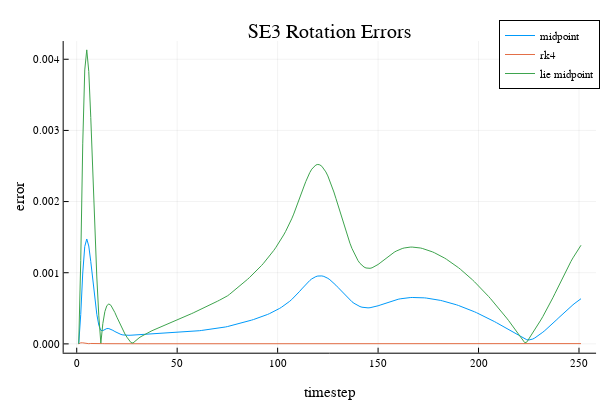

The cell this chart's notebook holds for it:
### Code cell
plot(err_rot_mid,label = "midpoint")
plot!(err_rot_rk4, label = "rk4")
plot!(err_rot_lie, label = "lie midpoint")
xlabel!("timestep")
ylabel!("error")
title!("SE3 Rotation Errors")

### Figure 1 — Plotly figure (JSON) as saved in the notebook; plotly's stock layout.template omitted (floating-point values rounded to 4 significant figures; data arrays with more than 128 entries replaced by an {"elided": "..."} marker saying what was removed)
{"data": [{"colorbar": {"title": ""}, "legendgroup": "midpoint", "line": {"color": "rgba(0, 154, 250, 1.000)", "dash": "solid", "shape": "linear", "width": 1}, "mode": "lines", "name": "midpoint", "showlegend": true, "type": "scatter", "x": {"elided": "251 int values"}, "xaxis": "x", "y": {"elided": "251 float values"}, "yaxis": "y", "zmax": null, "zmin": null}, {"colorbar": {"title": ""}, "legendgroup": "rk4", "line": {"color": "rgba(227, 111, 71, 1.000)", "dash": "solid", "shape": "linear", "width": 1}, "mode": "lines", "name": "rk4", "showlegend": true, "type": "scatter", "x": {"elided": "251 int values"}, "xaxis": "x", "y": {"elided": "251 float values"}, "yaxis": "y", "zmax": null, "zmin": null}, {"colorbar": {"title": ""}, "legendgroup": "lie midpoint", "line": {"color": "rgba(62, 164, 78, 1.000)", "dash": "solid", "shape": "linear", "width": 1}, "mode": "lines", "name": "lie midpoint", "showlegend": true, "type": "scatter", "x": {"elided": "251 int values"}, "xaxis": "x", "y": {"elided": "251 float values"}, "yaxis": "y", "zmax": null, "zmin": null}], "layout": {"annotations": [{"font": {"color": "rgba(0, 0, 0, 1.000)", "family": "sans-serif", "size": 20}, "rotation": 0, "showarrow": false, "text": "SE3 Rotation Errors", "x": 0.5498, "xanchor": "center", "xref": "paper", "y": 1, "yanchor": "top", "yref": "paper"}], "height": 400, "legend": {"bgcolor": "rgba(255, 255, 255, 1.000)", "bordercolor": "rgba(0, 0, 0, 1.000)", "borderwidth": 1, "font": {"color": "rgba(0, 0, 0, 1.000)", "family": "sans-serif", "size": 11}, "title": {"font": {"color": "rgba(0, 0, 0, 1.000)", "family": "sans-serif", "size": 15}, "text": ""}, "tracegroupgap": 0, "traceorder": "normal", "x": 1, "xanchor": "auto", "y": 1, "yanchor": "auto"}, "margin": {"b": 20, "l": 0, "r": 0, "t": 20}, "paper_bgcolor": "rgba(255, 255, 255, 1.000)", "plot_bgcolor": "rgba(255, 255, 255, 1.000)", "showlegend": true, "width": 600, "xaxis": {"anchor": "y", "domain": [0.1061, 0.9934], "gridcolor": "rgba(0, 0, 0, 0.100)", "gridwidth": 0.5, "linecolor": "rgba(0, 0, 0, 1.000)", "mirror": false, "range": [-6.5, 258.5], "showgrid": true, "showline": true, "showticklabels": true, "tickangle": 0, "tickcolor": "rgb(0, 0, 0)", "tickfont": {"color": "rgba(0, 0, 0, 1.000)", "family": "sans-serif", "size": 11}, "tickmode": "array", "ticks": "inside", "ticktext": ["0", "50", "100", "150", "200", "250"], "tickvals": [0, 50, 100, 150, 200, 250], "title": "timestep", "titlefont": {"color": "rgba(0, 0, 0, 1.000)", "family": "sans-serif", "size": 15}, "type": "-", "visible": true, "zeroline": false, "zerolinecolor": "rgba(0, 0, 0, 1.000)"}, "yaxis": {"anchor": "x", "domain": [0.07581, 0.9415], "gridcolor": "rgba(0, 0, 0, 0.100)", "gridwidth": 0.5, "linecolor": "rgba(0, 0, 0, 1.000)", "mirror": false, "range": [-0.000124, 0.004256], "showgrid": true, "showline": true, "showticklabels": true, "tickangle": 0, "tickcolor": "rgb(0, 0, 0)", "tickfont": {"color": "rgba(0, 0, 0, 1.000)", "family": "sans-serif", "size": 11}, "tickmode": "array", "ticks": "inside", "ticktext": ["0.000", "0.001", "0.002", "0.003", "0.004"], "tickvals": [0, 0.001, 0.002, 0.003, 0.004], "title": "error", "titlefont": {"color": "rgba(0, 0, 0, 1.000)", "family": "sans-serif", "size": 15}, "type": "-", "visible": true, "zeroline": false, "zerolinecolor": "rgba(0, 0, 0, 1.000)"}}}
